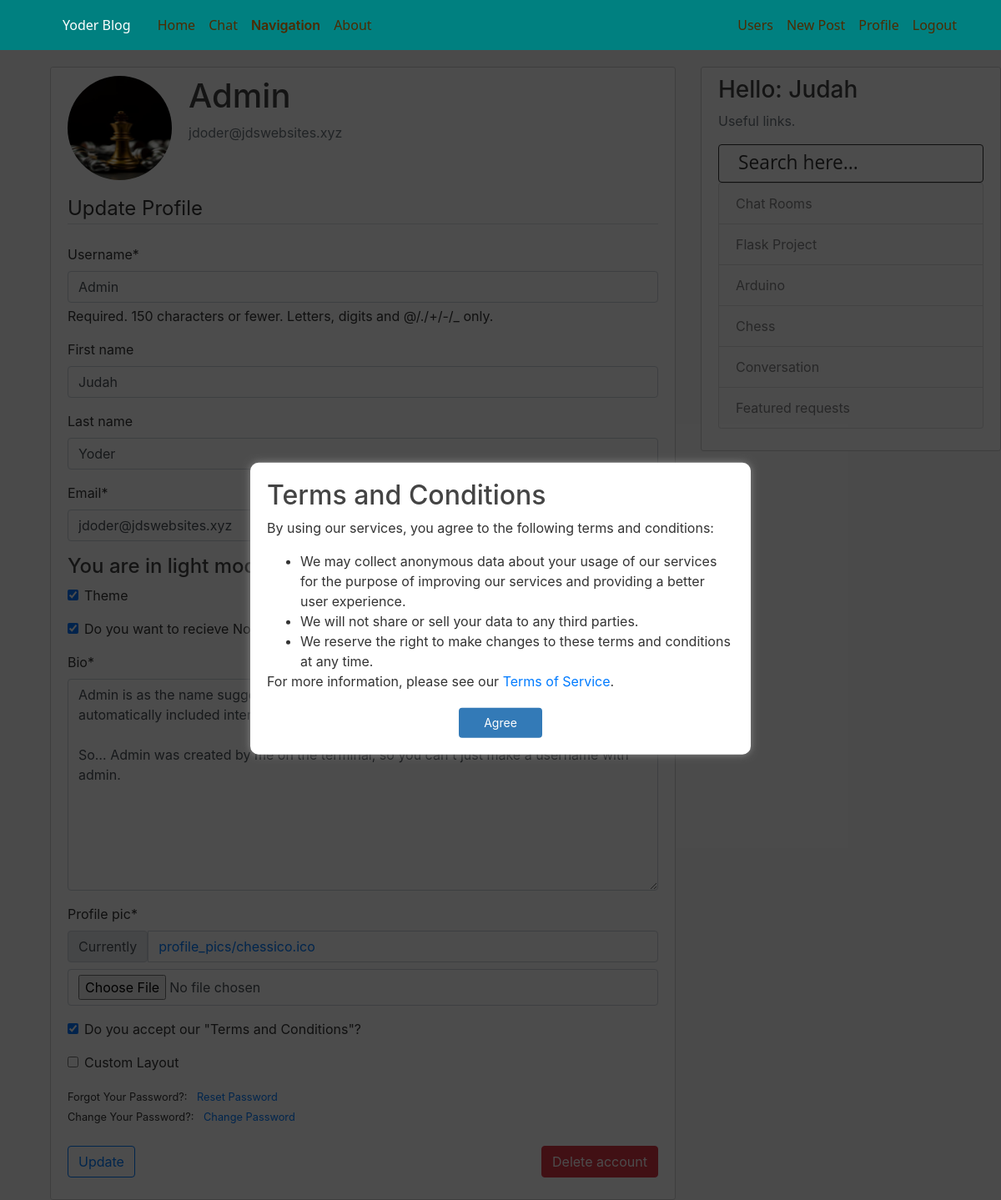
/profile/ (signed in), run on the app's committed database.
### users/models.py (models this page shows, shortened)
class Profile(models.Model):
    user = models.OneToOneField(User, on_delete=models.CASCADE)
    profile_pic = models.ImageField(default='default.png', upload_to='profile_pics')
    bio = models.TextField(default='This is my bio')
    likes = models.ManyToManyField(User, related_name='user_likes')
    theme = models.BooleanField(default=True)
    notifications = models.BooleanField(default=True)
    ip = models.GenericIPAddressField(null=True, blank=True)
    terms = models.BooleanField(default=False, null=False, blank=True)
    gps_coords = models.CharField(blank=True, null=True, max_length=2000)
    last_active = models.DateTimeField(null=True, blank=True)
    are_active =  models.BooleanField(default=False)
    layout = models.BooleanField(default=False)
    def save(self, *args, **kwargs):
        super().save()
        img = Image.open(self.profile_pic.path)
        if img.height > 200 or img.width > 200:
            output_size = (200, 200)
            img.thumbnail(output_size)
            img.save(self.profile_pic.path)

### users/views.py (the view)
# urls.py: path('profile/', profile, name='profile'),
@login_required
def profile(request):
    x_forwarded_for = request.META.get('HTTP_X_FORWARDED_FOR')
    if x_forwarded_for:
        ip = x_forwarded_for.split(',')[0]
    else:
        ip = request.META.get('REMOTE_ADDR')
    if request.method == 'POST':
        u_form = UserUpdateForm(request.POST, instance=request.user)
        p_form = ProfileUpdateForm(
            request.POST, request.FILES, instance=request.user.profile)
        if u_form.is_valid() and p_form.is_valid():
            u_form.save()
            profile = p_form.save(commit=False)
            profile.ip = ip
            profile.save()
            messages.success(request, f'Your account has been updated.')
            return redirect('profile')
    else:
        u_form = UserUpdateForm(instance=request.user)
        p_form = ProfileUpdateForm(instance=request.user.profile)
    context = {
        'u_form': u_form,
        'p_form': p_form
    }
    if request.user.is_authenticated:
        if not request.user.profile.layout:
            return render(request, 'users/profile.html', context)
        else:
            return render(request, 'themetwo/users/profile.html', context)
    else:
        return render(request, 'users/profile.html', context)

### users/forms.py
class UserUpdateForm(forms.ModelForm):
    email = forms.EmailField()
    class Meta:
        model = User
        fields = ['username', 'first_name', 'last_name', 'email']

class ProfileUpdateForm(forms.ModelForm):
    class Meta:
        model = Profile
        fields = ['theme', 'notifications', 'bio', 'profile_pic', 'terms', 'layout']
        widgets = {
            'ip': forms.HiddenInput(),
        }
    def __init__(self, *args, **kwargs):
        super(ProfileUpdateForm, self).__init__(*args, **kwargs)
        self.fields['terms'].label = 'Do you accept our \"Terms and Conditions\"?'
        self.fields['layout'].label = 'Custom Layout'
        self.fields['notifications'].label = 'Do you want to recieve Notifications?'

### users/templates/users/profile.html (shortened to what this page needs)
{% extends "blog/layout.html" %}
{% load static %}
{% load crispy_forms_tags %}
{% block content %}
    <div class="content-section">
      <div class="media">
        <img class="rounded-circle account-img" src="{{ user.profile.profile_pic.url }}">
        <div class="media-body">
          <h2 class="account-heading">{{ user.username }}</h2>
          <p class="text-secondary">{{ user.email }}</p>
        </div>
      </div>
      <form action="" method="post" enctype="multipart/form-data">
        <fieldset class="form-group">
                <legend class="border-bottom mb-4">Update Profile</legend>
                {{ u_form|crispy }}
            {% if user.profile.theme %}
            <h4>You are in light mode uncheck to go into dark mode!</h4>
            {% else %}
            <h4>You are in dark mode check to go into light mode!!</h4>
            {% endif %}
                {{ p_form|crispy }}
                <small>Forgot Your Password?: <a href="{% url 'password-reset' %}" class="ml-2">Reset Password</a></small><br><small>Change Your Password?: <a href="{% url 'password_change' %}" class="ml-2">Change Password</a></small><br><br>
          <button class="btn btn-outline-primary" type="submit">Update</button>
            <div class="float-right-custom">
            <a href="{% url 'deleteuser' user.id %}" class="btn btn-danger">Delete account</a></div>
        </fieldset>
      </form>
    </div>
{% endblock content %}

### main/templates/blog/layout.html (shortened to what this page needs)
{% load static %}
<!DOCTYPE html>
<html>
<head>
		<link rel="stylesheet" href="https://unpkg.com/leaflet@1.7.1/dist/leaflet.css"/>
  <link href="{% static 'css/variables.css' %}" rel="stylesheet">
  <link href="{% static 'css/main2.css' %}" rel="stylesheet">
    <link rel="stylesheet" href="https://maxcdn.bootstrapcdn.com/bootstrap/4.0.0/css/bootstrap.min.css">
    <link rel="stylesheet" type="text/css" href="{% static 'main.css' %}">
    {% if user.is_authenticated %}
    {% if user.profile.theme %}
        <link rel="stylesheet" type="text/css" href="{% static 'light.css' %}">
    {% else %}
        <link rel="stylesheet" type="text/css" href="{% static 'dark.css' %}">
    {% endif %}
    {% else %}
        <link rel="stylesheet" type="text/css" href="{% static 'light.css' %}">
    {% endif %}
</head>
<body id="body">
  <header class="site-header">
    <nav class="navbar navbar-expand-md navbar-dark bg-steel fixed-top">
      <div class="container">
        <a class="navbar-brand mr-4" href="{% url 'blog-home' %}">Yoder Blog</a>
        <div class="collapse navbar-collapse" id="navbarToggle">
          <ul class="navbar-nav mr-auto">
            <li class="nav-item">
              <a class="nav-link" href="{% url 'blog-home' %}">Home</a>
            </li>
            <li class="nav-item">
              <a class="nav-link" href="{% url 'chat-home' %}">Chat</a>
            </li>
            <li class="dropdown"><span class="nav-link" style="font-weight: 600;">Navigation</span>
          </li>
            <li class="nav-item">
              <a class="nav-link" href="{% url 'blog-about' %}">About</a>
            </li>
          </ul>
          <ul class="navbar-nav ml-auto">
              {% if user.is_authenticated %}
              {% if user.is_superuser %}
              <a class="nav-item nav-link" href="{% url 'users' %}">Users</a>
              {% endif %}
              <a class="nav-item nav-link" href="{% url 'post-create' %}">New Post</a>
              <a class="nav-item nav-link" href="{% url 'profile' %}">Profile</a>
              <a class="nav-item nav-link" href="{% url 'logout' %}">Logout</a>
              {% else %}
              <a class="nav-item nav-link" href="{% url 'login' %}">Login</a>
              <a class="nav-item nav-link" href="{% url 'register' %}">Register</a>
              {% endif %}
            </div>
          </div>
      </nav>
    </header>
    <main role="main" class="container-flex" style="margin-left:60px; overflow:hidden;">
      <div class="row">
        <div class="col-md-8">
					<div id="overlay">
							<div id="popup" class="popup">
									<h2>Terms and Conditions</h2>
									<p>By using our services, you agree to the following terms and conditions:</p>
									<ul>
											<li>We may collect anonymous data about your usage of our services for the purpose of improving our services and providing a better user experience.</li>
											<li>We will not share or sell your data to any third parties.</li>
											<li>We reserve the right to make changes to these terms and conditions at any time.</li>
									</ul>
									<p>For more information, please see our <a href="/terms" target="_blank">Terms of Service</a>.</p>
									<button id="close-btn" onclick="closePopup()">Agree</button>
							</div>
					</div>
          {% block content %}{% endblock %}
        </div>
        <div class="col-md-4" style="margin: 0;">
          <div class="content-section">
            {% if user.is_authenticated %}
            {% if user.is_authenticated %}
            {% if user.first_name %}
            <h3>Hello: {{ user.first_name }}</h3>
            {% else %}
            <h3>Hello: {{ user.username }}</h3>
            {% endif %}
            {% else %}
            <h3>Info</h3>
            {% endif %}
            <p class='text-muted'>Useful links.
              <form action="{% url 'search_results' %}" method="get">
          <input type="search" value="Search here..." onblur="if(this.value == '') { this.value = 'Search here...'; }" onfocus="if (this.value == 'Search here...') { this.value = ''; }" class="text-search" name="q" style="margin-top: 5px;">
       </form>
              <ul class="list-group">
                <a href="{% url 'room_list' %}" class="{% if user.profile.theme %}list-group-item-light{% else %}list-group-item-dark{% endif %} list-group-item dlistgroup" >Chat Rooms</a>
                <a href="https://www.flaskproject.tk" class="{% if user.profile.theme %}list-group-item-light{% else %}list-group-item-dark{% endif %} list-group-item dlistgroup"  target="blank">Flask Project</a>
                <a href="/category/Arduino/" class="{% if user.profile.theme %}list-group-item-light{% else %}list-group-item-dark{% endif %} list-group-item dlistgroup" >Arduino</a>
                <a href="/category/Chess/" class="{% if user.profile.theme %}list-group-item-light{% else %}list-group-item-dark{% endif %} list-group-item" >Chess</a>
                <a href="/category/Conversation/" class="{% if user.profile.theme %}list-group-item-light{% else %}list-group-item-dark{% endif %} list-group-item" >Conversation</a>
                <a href="/category/Feature-Requests/" class="{% if user.profile.theme %}list-group-item-light{% else %}list-group-item-dark{% endif %} list-group-item" >Featured requests</a>
              </ul>
            </p>
          {% endif %}
        </div>
        </div>
      </div>
    </main>
</body>
</html>

### static/css/variables.css (style rules this page uses)
:root { --font-default: 'EB Garamond', system-ui, -apple-system, "Segoe UI", Roboto, "Helvetica Neue", Arial, "Noto Sans", "Liberation Sans", sans-serif, "Apple Color Emoji", "Segoe UI Emoji", "Segoe UI Symbol", "Noto Color Emoji"; --font-primary: 'EB Garamond', serif; --font-secondary: 'Inter', sans-serif; --color-default: #212529; --color-default-rgb: 33, 37, 41; --color-links: #0080ff; --color-links-hover: #002050; --color-primary: #212529; --color-primary-light: #26282c; --color-primary-dark: #0b0c0e; --color-primary-rgb: 33, 37, 41; --color-primary-light-rgb: 38, 40, 44; --color-primary-dark-rgb: 11, 12, 14; --color-secondary: #596d80; --color-secondary-light: #8498aa; --color-secondary-dark: #404f5c; --color-secondary-rgb: 89, 109, 128; --color-secondary-light-rgb: 132, 152, 170; --color-secondary-dark-rgb: 64, 79, 92; --color-blue: #0d6efd; --color-blue-rgb: 13, 110, 253; --color-indigo: #6610f2; --color-indigo-rgb: 102, 16, 242; --color-purple: #6f42c1; --color-purple-rgb: 111, 66, 193; --color-pink: #f3268c; --color-pink-rgb: 243, 38, 140; --color-red: #df1529; --color-red-rgb: 223, 21, 4; --color-orange: #fd7e14; --color-orange-rgb: 253, 126, 20; --color-yellow: #ffc107; --color-yellow-rgb: 255, 193, 7; --color-green: #059652; --color-green-rgb: 5, 150, 82; --color-teal: #20c997; --color-teal-rgb: 32, 201, 151; --color-cyan: #0dcaf0; --color-cyan-rgb: 13, 202, 240; --color-white: #ffffff; --color-white-rgb: 255, 255, 255; --color-gray: #6c757d; --color-gray-rgb: 108, 117, 125; --color-black: #000000; --color-black-rgb: 0, 0, 0; }
:root { --bs-blue: var(--color-blue); --bs-indigo: var(--color-indigo); --bs-purple: var(--color-purple); --bs-pink: var(--color-pink); --bs-red: var(--color-red); --bs-orange: var(--color-orange); --bs-yellow: var(--color-yellow); --bs-green: var(--color-green); --bs-teal: var(--color-teal); --bs-cyan: var(--color-cyan); --bs-white: var(--color-white); --bs-gray: var(--color-gray); --bs-gray-dark: #343a40; --bs-gray-100: #f8f9fa; --bs-gray-200: #e9ecef; --bs-gray-300: #dee2e6; --bs-gray-400: #ced4da; --bs-gray-500: #adb5bd; --bs-gray-600: #6c757d; --bs-gray-700: #495057; --bs-gray-800: #343a40; --bs-gray-900: #212529; --bs-primary: var(--color-blue); --bs-secondary: var(--color-blue); --bs-success: #198754; --bs-info: #0dcaf0; --bs-warning: #ffc107; --bs-danger: #dc3545; --bs-light: #f8f9fa; --bs-dark: #212529; --bs-primary-rgb: var(--color-primary-rgb); --bs-secondary-rgb: var(--color-secondary-rgb); --bs-success-rgb: 25, 135, 84; --bs-info-rgb: 13, 202, 240; --bs-warning-rgb: 255, 193, 7; --bs-danger-rgb: 220, 53, 69; --bs-light-rgb: 248, 249, 250; --bs-dark-rgb: 33, 37, 41; --bs-white-rgb: var(--color-white-rgb); --bs-black-rgb: var(--color-black-rgb); --bs-body-color-rgb: var(--color-default-rgb); --bs-body-bg-rgb: 255, 255, 255; --bs-font-sans-serif: var(--font-default); --bs-font-monospace: SFMono-Regular, Menlo, Monaco, Consolas, "Liberation Mono", "Courier New", monospace; --bs-gradient: linear-gradient(180deg, rgba(255, 255, 255, 0.15), rgba(255, 255, 255, 0)); --bs-body-font-family: var(--font-default); --bs-body-font-size: 1rem; --bs-body-font-weight: 400; --bs-body-line-height: 1.5; --bs-body-color: var(--color-default); --bs-body-bg: #fff; }

### static/css/main2.css (style rules this page uses)
@media (min-width: 880px) { .navbar { padding: 0; } }
@media (min-width: 880px) { .navbar ul { margin: 0; padding: 0; display: flex; list-style: none; align-items: center; } }
@media (min-width: 880px) { .navbar li { position: relative; } }
@media (min-width: 880px) { .navbar a, .navbar a:focus { display: flex; align-items: center; justify-content: space-between; padding: 10px 0 10px 30px; font-family: var(--font-default); font-size: 16px; font-weight: 500; color: rgba(var(--color-default-rgb), 1); white-space: nowrap; transition: 0.3s; } }

### main/templates/blog/layout.html (style rules this page uses)
#close-btn { display: block; width: 100px; margin: 0 auto; padding: 10px; background-color: #337ab7; color: white; border: none; border-radius: 4px; text-align: center; text-decoration: none; font-size: 14px; cursor: pointer; transition: background-color 0.3s ease; margin-top:20px; }
#overlay { position: fixed; top: 0; left: 0; width: 100%; height: 100%; background-color: rgba(0, 0, 0, 0.7); z-index: 1; display: none; }
#popup { position: fixed; top: 50%; left: 50%; transform: translate(-50%, -50%); background-color: white; padding: 20px; z-index: 2; animation-name: slideDown; animation-duration: 0.5s; width:50%; border-radius:10px; box-shadow: 0px 0px 10px #888; }

### data on the page
Profile: theme "☑", notifications "☑", bio "Admin is as the name suggests the Admin of the site, but in Django there is an automatically included interface for a superuser. So… Admin was created by me on the terminal, so you can't just make a username with admin.", terms "☑"

### other printed values
{{ user.username }} "Admin"
{{ user.email }} "jdoder@jdswebsites.xyz"
{{ user.first_name }} "Judah"
